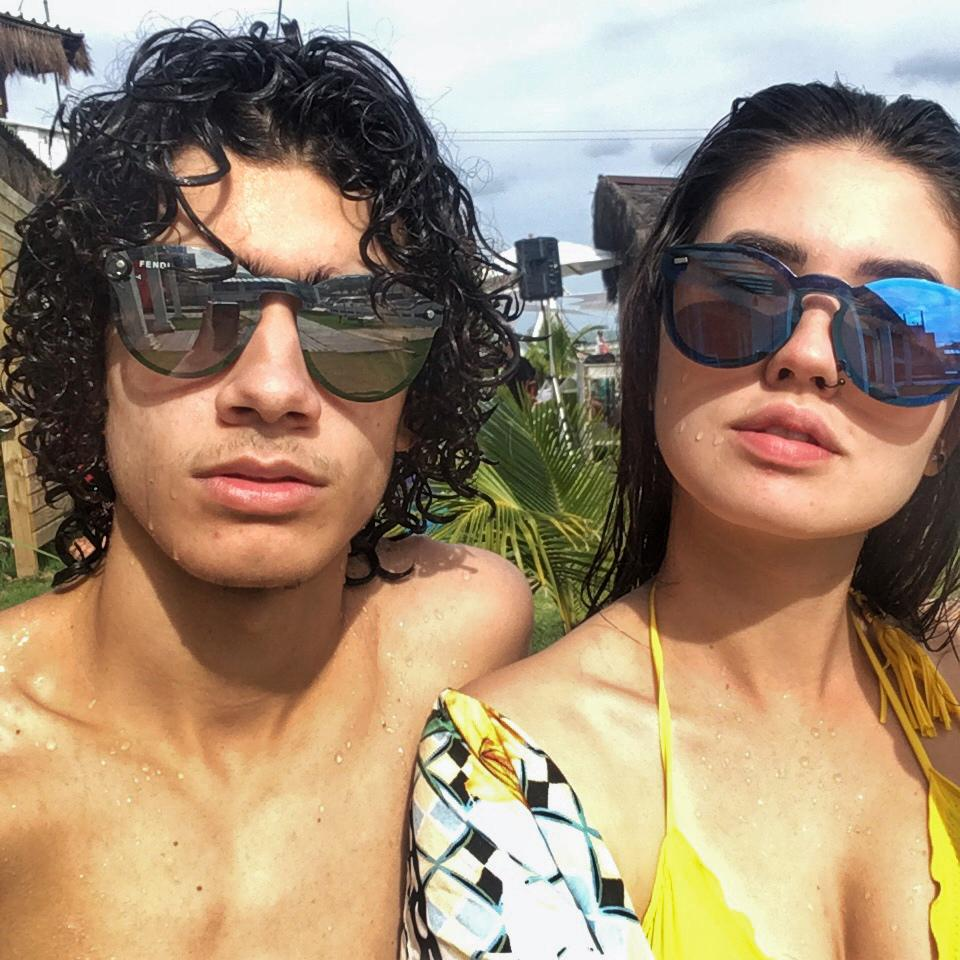
#> input picture mdfoto.jpeg, 960 x 960 px
$ python code.py
#> lines starting #> are read from the running program, lines starting #| are printed output that depends on the picture
import cv2

img = cv2.imread("mdfoto.jpeg", cv2.IMREAD_COLOR)
#> img is the input picture: shape (960, 960, 3); mean B, G, R 114, 138.1, 159.4

stylization = cv2.stylization(img)
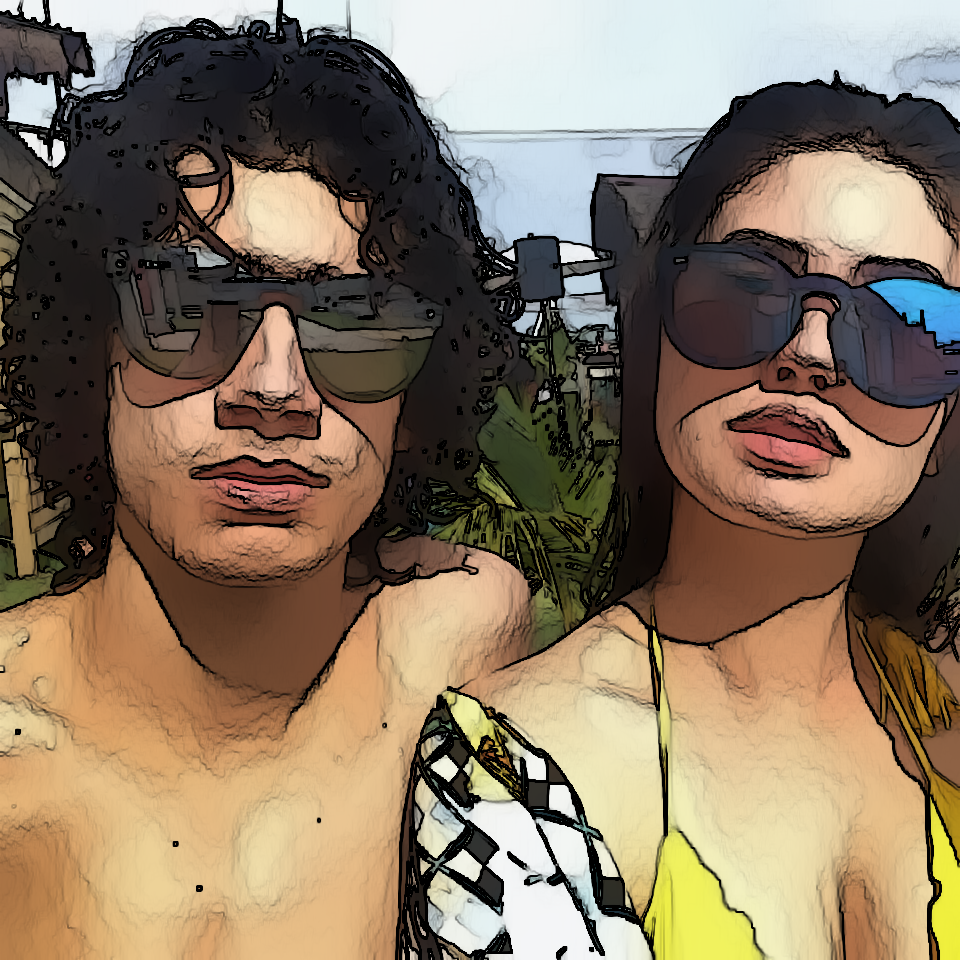
#> stylization: shape (960, 960, 3); mean B, G, R 97, 117.6, 135.4

cv2.imshow('mdfoto2', stylization)
cv2.waitKey(0)
cv2.destroyAllWindows()

cv2.imwrite("mdfoto_result.png", stylization)
